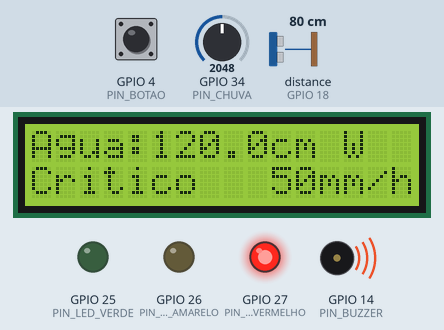
This sketch was run on a simulated ESP32. On the bench: 16×2 character LCD, output pins drawn as LEDs (lit = HIGH), buzzer (waves = sounding). Wiring (from diagram.json): ultrasonic range finder: trigger GPIO 5; echo GPIO 18. The test bench sets the inputs (shaded band); at power-on: distance to the obstacle (sensor on GPIO 18) 80 cm, GPIO 34 (PIN_CHUVA) = 2048, GPIO 4 (PIN_BOTAO) HIGH. The echo pulse lasts 58.3 µs per cm; WiFi joins after 1.5 s; servers stay silent unless stated; pins used as bus, display or sensor lines are not drawn; what the sketch prints to the serial monitor is not drawn.

Above: at 2.7 s.
2.8 s: distance to the obstacle (sensor on GPIO 18) set to 2 cm
At 3.7 s:
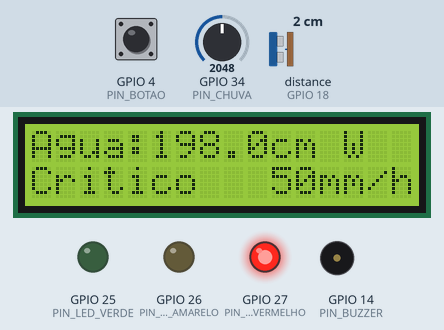
4.6 s: GPIO 34 (PIN_CHUVA) set to 2866
At 5.41 s:
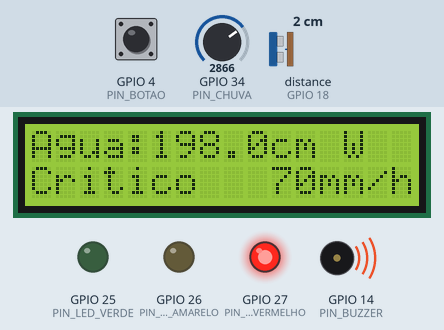
6.7 s: GPIO 4 (PIN_BOTAO) pulled LOW for 1 s
At 8.1 s:
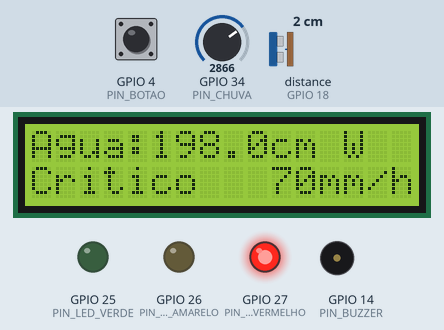
9.2 s: distance to the obstacle (sensor on GPIO 18) set to 4 cm
11.1 s: GPIO 34 (PIN_CHUVA) set to 3603
At 11.9 s:
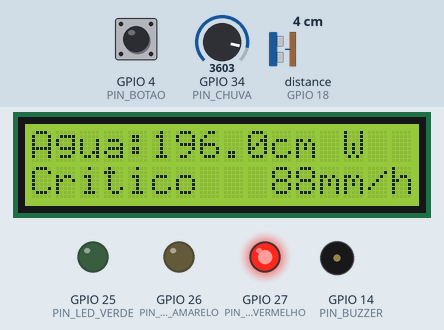
13.1 s: distance to the obstacle (sensor on GPIO 18) set to 9 cm
At 14.2 s:
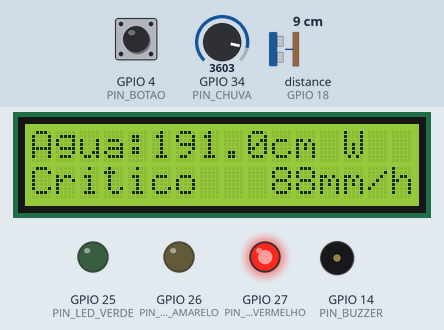
Timing chart, 0 to 16.1 s (numbered marks = the images above; inputs shaded):
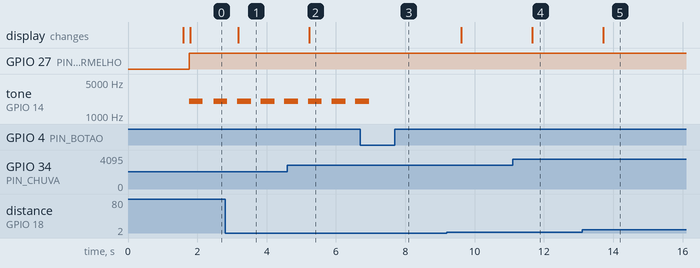

Measured:
- after the input at 2.8 s, the display: changes after 0.38 s (image 1)
- after the input at 4.6 s, the display: changes after 0.63 s (image 2)
- after the input at 6.7 s, tone on GPIO 14 (PIN_BUZZER): goes on until 7.0 s, then stays silent
- after the input at 11.1 s, the display: changes after 0.57 s (image 4)
- after the input at 13.1 s, the display: changes after 0.62 s (image 5)
- by itself, tone on GPIO 14 (PIN_BUZZER): alternates 2000 Hz for 0.40 s and silent for 0.28 s

The sketch:

sketch.ino
```cpp
/*
 * AquaGuard — Estação IoT de monitoramento de alagamento (ESP32)
 * FIAP Global Solution 2026.2 · CitizenTech · Physical Computing: IoT & IoB
 * Integrantes: Guilherme Cezarino Simoes (RM 557724) · Fabrini Soares (RM 557813) · João Both (RM 558690)
 *
 * O que faz
 *  - HC-SR04 instalado ACIMA do córrego/galeria mede a distância até a superfície da água.
 *    nível da água (cm) = ALTURA_INSTALACAO_CM - distância medida.
 *  - Potenciômetro simula o pluviômetro (0–100 mm/h).
 *  - Calcula o risco LOCALMENTE (funciona mesmo sem internet — edge computing):
 *      Normal  < 60% do nível de alerta e chuva < 10 mm/h
 *      Atenção ≥ 60% do nível de alerta ou chuva ≥ 10 mm/h
 *      Alerta  ≥ nível de alerta ou chuva ≥ 25 mm/h (ou água subindo + chuva forte)
 *      Crítico ≥ nível crítico ou chuva ≥ 50 mm/h (ou água acima do alerta + chuva forte)
 *    (mesmas regras do backend C# — classe CalculadoraRisco)
 *  - LEDs verde/amarelo/vermelho + LCD 16x2 informam quem está na rua; buzzer toca em Alerta/Crítico.
 *  - Botão: silencia o buzzer por 5 minutos (morador/agente já ciente).
 *  - Envia JSON para a API AquaGuard (POST /api/leituras) a cada 10 s; a API grava no banco,
 *    gera o alerta do bairro e o app mobile mostra ao cidadão.
 */
#include <WiFi.h>
#include <HTTPClient.h>
#include <WiFiClientSecure.h>
#include <Wire.h>
#include <LiquidCrystal_I2C.h>

// ---------------- Configuração ----------------
const char* WIFI_SSID = "Wokwi-GUEST";
const char* WIFI_PASS = "";
// URL pública da API (ex.: túnel https://xxxx.ngrok-free.app/api/leituras). Vazio = modo offline (só serial).
const char* API_URL = "";
const char* DEVICE_KEY = "";          // mesmo valor de AquaGuard:DeviceKey na API (opcional)
const char* CODIGO_SENSOR = "AQG-001"; // Córrego Três Pontes · Jardim Pantanal

const float ALTURA_INSTALACAO_CM = 200.0; // sensor a 2 m do fundo do córrego
const float NIVEL_ALERTA_CM = 80.0;
const float NIVEL_CRITICO_CM = 120.0;
const unsigned long INTERVALO_ENVIO_MS = 10000;
const unsigned long SILENCIO_MS = 5UL * 60UL * 1000UL;

// ---------------- Pinos ----------------
const int PIN_TRIG = 5, PIN_ECHO = 18, PIN_CHUVA = 34;
const int PIN_LED_VERDE = 25, PIN_LED_AMARELO = 26, PIN_LED_VERMELHO = 27;
const int PIN_BUZZER = 14, PIN_BOTAO = 4;

LiquidCrystal_I2C lcd(0x27, 16, 2);

enum Risco { NORMAL = 0, ATENCAO = 1, ALERTA = 2, CRITICO = 3 };
const char* NOME_RISCO[] = {"Normal", "Atencao", "Alerta", "Critico"};

unsigned long ultimoEnvio = 0, silenciadoAte = 0;
int falhasEnvio = 0;

// ---------------- Sensores ----------------
float medirDistanciaCm() {
  digitalWrite(PIN_TRIG, LOW);  delayMicroseconds(2);
  digitalWrite(PIN_TRIG, HIGH); delayMicroseconds(10);
  digitalWrite(PIN_TRIG, LOW);
  unsigned long dur = pulseIn(PIN_ECHO, HIGH, 30000UL); // timeout ~5 m
  if (dur == 0) return -1;                               // falha de leitura
  return dur * 0.0343f / 2.0f;
}

// Mediana de 5 amostras: filtra ruído/reflexos (folhas, gotas).
float medirNivelAguaCm() {
  float v[5]; int n = 0;
  for (int i = 0; i < 5; i++) { float d = medirDistanciaCm(); if (d > 0) v[n++] = d; delay(30); }
  if (n == 0) return -1;
  for (int i = 0; i < n; i++) for (int j = i + 1; j < n; j++) if (v[j] < v[i]) { float t = v[i]; v[i] = v[j]; v[j] = t; }
  float nivel = ALTURA_INSTALACAO_CM - v[n / 2];
  return constrain(nivel, 0, ALTURA_INSTALACAO_CM);
}

float medirChuvaMmH() { return analogRead(PIN_CHUVA) * 100.0f / 4095.0f; }

// ---------------- Regras (iguais ao backend) ----------------
Risco porLimites(float valor, float atencao, float alerta, float critico) {
  if (valor >= critico) return CRITICO;
  if (valor >= alerta) return ALERTA;
  if (valor >= atencao) return ATENCAO;
  return NORMAL;
}

Risco calcularRisco(float nivel, float chuva) {
  Risco r1 = porLimites(nivel, NIVEL_ALERTA_CM * 0.6f, NIVEL_ALERTA_CM, NIVEL_CRITICO_CM);
  Risco r2 = porLimites(chuva, 10, 25, 50);
  Risco r3 = NORMAL;
  if (nivel >= NIVEL_ALERTA_CM * 0.6f && chuva >= 25) r3 = nivel >= NIVEL_ALERTA_CM ? CRITICO : ALERTA;
  return (Risco)max((int)r1, max((int)r2, (int)r3));
}

// ---------------- Atuadores ----------------
void sinalizar(Risco r) {
  digitalWrite(PIN_LED_VERDE, r == NORMAL);
  digitalWrite(PIN_LED_AMARELO, r == ATENCAO || r == ALERTA);
  digitalWrite(PIN_LED_VERMELHO, r >= ALERTA);
  bool silenciado = millis() < silenciadoAte;
  if (r == CRITICO && !silenciado) tone(PIN_BUZZER, 2000, 400);
  else if (r == ALERTA && !silenciado) tone(PIN_BUZZER, 1000, 150);
  else noTone(PIN_BUZZER);
}

void mostrarLcd(float nivel, float chuva, Risco r) {
  lcd.setCursor(0, 0);
  lcd.printf("Agua:%5.1fcm %s", nivel, WiFi.status() == WL_CONNECTED ? "W" : "-");
  lcd.setCursor(0, 1);
  lcd.printf("%-7s %4.0fmm/h", NOME_RISCO[r], chuva);
}

// ---------------- Rede ----------------
void conectarWifi() {
  WiFi.begin(WIFI_SSID, WIFI_PASS, 6);
  Serial.print("[wifi] conectando");
  for (int i = 0; i < 40 && WiFi.status() != WL_CONNECTED; i++) { delay(250); Serial.print("."); }
  Serial.println(WiFi.status() == WL_CONNECTED ? " ok " + WiFi.localIP().toString() : " falhou (modo offline)");
}

void enviarLeitura(float nivel, float chuva, Risco local) {
  char json[160];
  snprintf(json, sizeof(json), "{\"codigoSensor\":\"%s\",\"nivelAguaCm\":%.1f,\"chuvaMmH\":%.1f}", CODIGO_SENSOR, nivel, chuva);
  Serial.printf("[leitura] %s risco_local=%s\n", json, NOME_RISCO[local]);

  if (strlen(API_URL) == 0) return;               // modo offline
  if (WiFi.status() != WL_CONNECTED) { conectarWifi(); if (WiFi.status() != WL_CONNECTED) return; }

  HTTPClient http;
  WiFiClientSecure seguro;
  WiFiClient simples;
  bool https = strncmp(API_URL, "https", 5) == 0;
  // Protótipo: em produção, fixar o certificado raiz (setCACert) em vez de setInsecure().
  if (https) { seguro.setInsecure(); http.begin(seguro, API_URL); } else { http.begin(simples, API_URL); }
  http.addHeader("Content-Type", "application/json");
  if (strlen(DEVICE_KEY) > 0) http.addHeader("X-Device-Key", DEVICE_KEY);
  http.setTimeout(5000);
  int status = http.POST(json);
  if (status == 201) {
    falhasEnvio = 0;
    String corpo = http.getString();
    int i = corpo.indexOf("\"risco\":\"");
    Serial.printf("[api] 201 risco_api=%s\n", i >= 0 ? corpo.substring(i + 9, corpo.indexOf('"', i + 9)).c_str() : "?");
  } else {
    falhasEnvio++;
    Serial.printf("[api] falha status=%d (tentativas seguidas=%d) — mantendo alerta local\n", status, falhasEnvio);
  }
  http.end();
}

void setup() {
  Serial.begin(115200);
  pinMode(PIN_TRIG, OUTPUT); pinMode(PIN_ECHO, INPUT);
  pinMode(PIN_LED_VERDE, OUTPUT); pinMode(PIN_LED_AMARELO, OUTPUT); pinMode(PIN_LED_VERMELHO, OUTPUT);
  pinMode(PIN_BUZZER, OUTPUT); pinMode(PIN_BOTAO, INPUT_PULLUP);
  lcd.init(); lcd.backlight();
  lcd.print("AquaGuard"); lcd.setCursor(0, 1); lcd.print(CODIGO_SENSOR);
  conectarWifi();
  lcd.clear();
}

void loop() {
  if (digitalRead(PIN_BOTAO) == LOW) {
    silenciadoAte = millis() + SILENCIO_MS;
    noTone(PIN_BUZZER);
    Serial.println("[botao] buzzer silenciado por 5 min");
    delay(300);
  }

  float nivel = medirNivelAguaCm();
  float chuva = medirChuvaMmH();
  if (nivel < 0) {  // sensor com defeito: avisa e não envia dado inválido
    lcd.setCursor(0, 0); lcd.print("Falha sensor US ");
    Serial.println("[erro] HC-SR04 sem eco");
    delay(1000);
    return;
  }

  Risco r = calcularRisco(nivel, chuva);
  sinalizar(r);
  mostrarLcd(nivel, chuva, r);

  if (millis() - ultimoEnvio >= INTERVALO_ENVIO_MS || ultimoEnvio == 0) {
    ultimoEnvio = millis();
    enviarLeitura(nivel, chuva, r);
  }
  delay(500);
}
```
